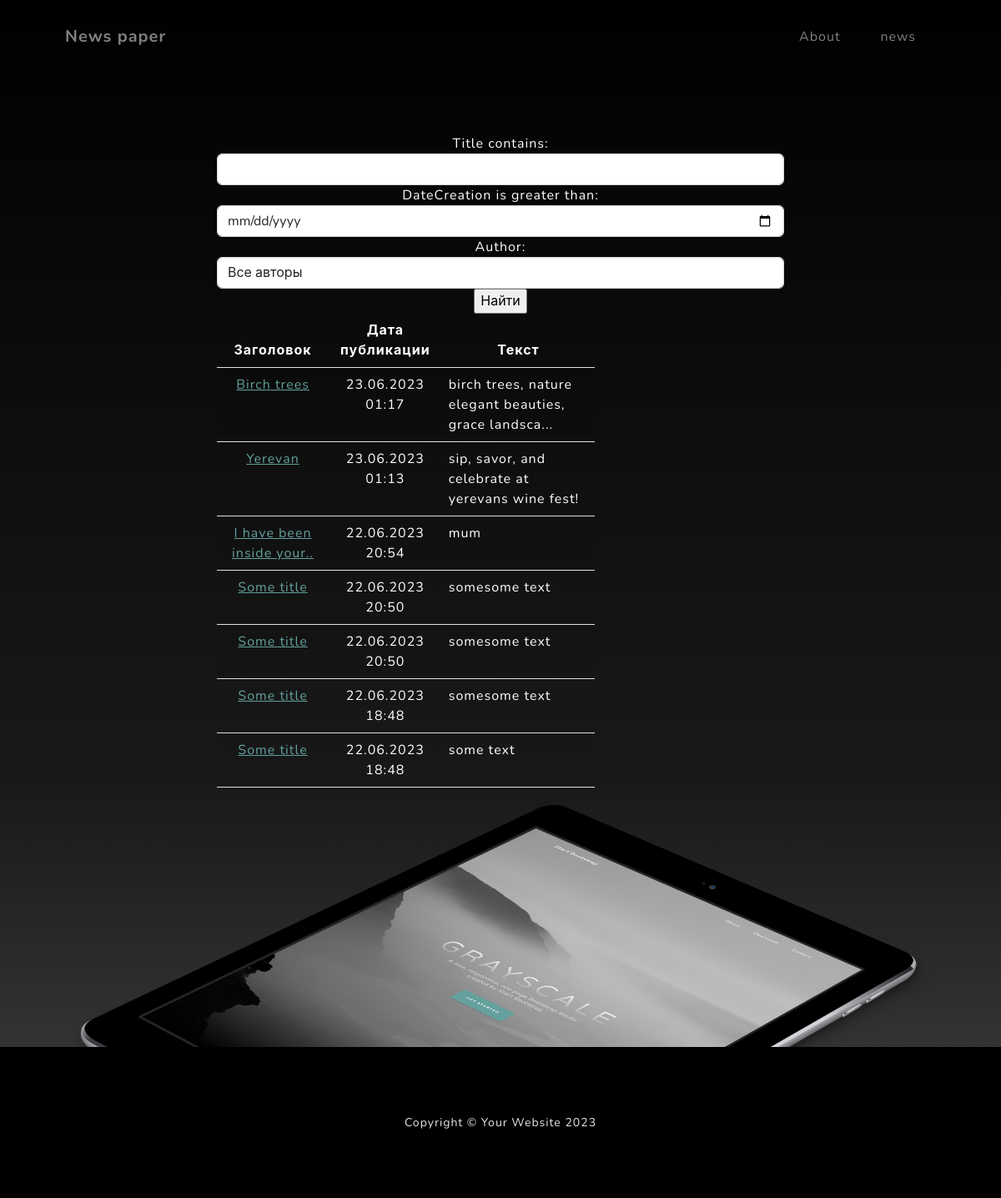
/search/, run on an earlier commit of the app's database.
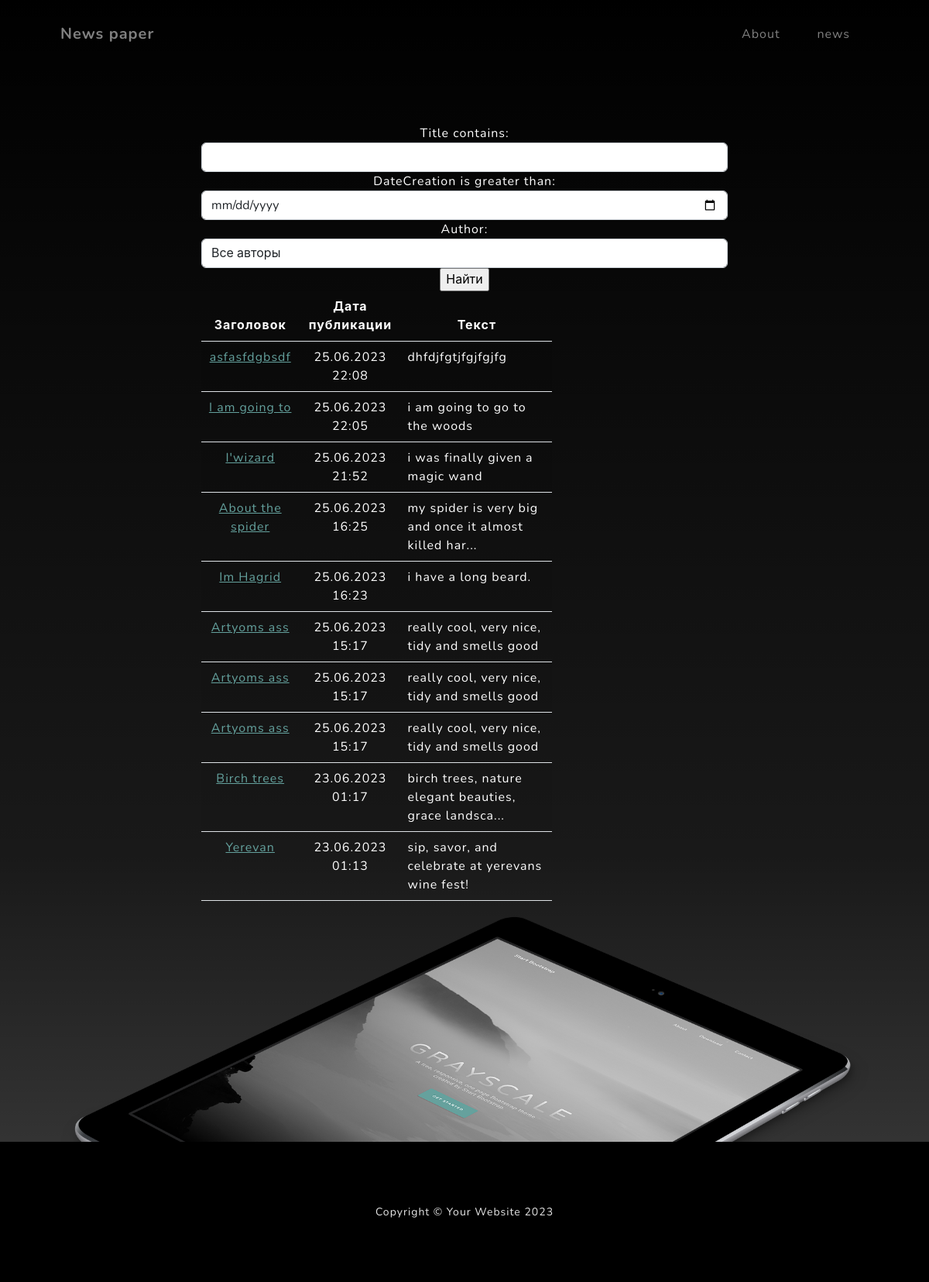
And on a later commit of the database.
### news/models.py (models this page shows, shortened)
class Post(models.Model):
    author = models.ForeignKey(Author, on_delete=models.CASCADE)
    NEWS = 'NW'
    ARTICLE = 'AR'
    CATEGORY_CHOICES = (
        (NEWS, 'Новость'),
        (ARTICLE, 'Статья')
    )
    categoryType = models.CharField(max_length=2, choices=CATEGORY_CHOICES, default=ARTICLE)
    dateCreation = models.DateTimeField(auto_now_add=True)
    postCategory = models.ManyToManyField(Category, through='PostCategory')
    title = models.CharField(max_length=128)
    text = models.TextField()
    rating = models.SmallIntegerField(default=0)

### news/views.py (the view)
# urls.py: path('search/', PostSearch.as_view(), name='search'),
class PostSearch(ListView):
    model = Post
    template_name = 'search.html'
    context_object_name = 'newslist'
    ordering = ['-dateCreation']
    paginate_by = 10
    def get_queryset(self):
        filtered_queryset = PostFilter(self.request.GET, queryset=Post.objects.filter(categoryType='NW')).qs
        return filtered_queryset.order_by('-dateCreation')
    def get_context_data(self, **kwargs):
        context = super().get_context_data(**kwargs)
        queryset = self.get_queryset()
        paginator = Paginator(queryset, self.paginate_by)
        page_number = self.request.GET.get('page')
        page_obj = paginator.get_page(page_number)
        context['newslist'] = page_obj
        context['filter'] = PostFilter(self.request.GET, queryset=self.get_queryset())
        return context

### news/models.py (called while the page is built)
    def __str__(self):
        return f'автор: {self.authorUser.username.title()}'

### news/templatetags/custom_filters.py (called while the page is built)
@register.filter(name='censor')
def censor(value):
    for sw in stop_words:
        value = value.lower().replace(sw.lower(), '...')
    return value

@register.filter(name='preview')
def preview(value):
    if len(value) > 50:
        return value[:51] + '...'
    else:
        return value

### templates/search.html (shortened to what this page needs)
{% extends 'flatpages/default.html' %}
{% load custom_filters %}
{% block content %}
<form method="GET">
    {{ filter.form }}
    <input type="submit" value="Найти">
</form>
<div class="col-xl-8">
            {% if filter.qs %}
                <table class="table table-striped">
                    <thead>
                        <tr>
                            <th>Заголовок</th>
                            <th>Дата публикации</th>
                            <th>Текст</th>
                        </tr>
                    </thead>
                    <tbody>
                        {% for post in newslist %}
                            <tr>
                                <td><a href="{% url 'news_detail' post.pk %}">{{ post.title }}</a></td>
                                <td>{{ post.dateCreation|date:'d.m.Y H:i' }}</td>
                                <td align="left">{{ post.text|censor|preview }}</td>
                            </tr>
                        {% endfor %}
                    </tbody>
                </table>
            {% else %}
                <h5 class='text-center my-5'>Ничего не найдено ....</h5>
            {% endif %}
</div>
{% endblock content %}

What changed in the data, as far as the page shows it:
no longer on this page (row unchanged): Post: title "I have been inside your..", dateCreation "22.06.2023 20:54", text|censor "mum"
no longer on this page (row unchanged): Post: title "Some title", dateCreation "22.06.2023 20:50", text|censor "somesome text"
no longer on this page (row unchanged): Post: title "Some title", dateCreation "22.06.2023 20:50", text|censor "somesome text"
no longer on this page (row unchanged): Post: title "Some title", dateCreation "22.06.2023 18:48", text|censor "somesome text"
no longer on this page (row unchanged): Post: title "Some title", dateCreation "22.06.2023 18:48", text|censor "some text"
added Post: title "asfasfdgbsdf", dateCreation "25.06.2023 22:08", text|censor "dhfdjfgtjfgjfgjfg"
added Post: title "I am going to", dateCreation "25.06.2023 22:05", text|censor "i am going to go to the woods"
added Post: title "I'wizard", dateCreation "25.06.2023 21:52", text|censor "i was finally given a magic wand"
added Post: title "About the spider", dateCreation "25.06.2023 16:25", text|censor "my spider is very big and once it almost killed har..."
added Post: title "Im Hagrid", dateCreation "25.06.2023 16:23", text|censor "i have a long beard."
added Post: title "Artyoms ass", dateCreation "25.06.2023 15:17", text|censor "really cool, very nice, tidy and smells good"
added Post: title "Artyoms ass", dateCreation "25.06.2023 15:17", text|censor "really cool, very nice, tidy and smells good"
added Post: title "Artyoms ass", dateCreation "25.06.2023 15:17", text|censor "really cool, very nice, tidy and smells good"
